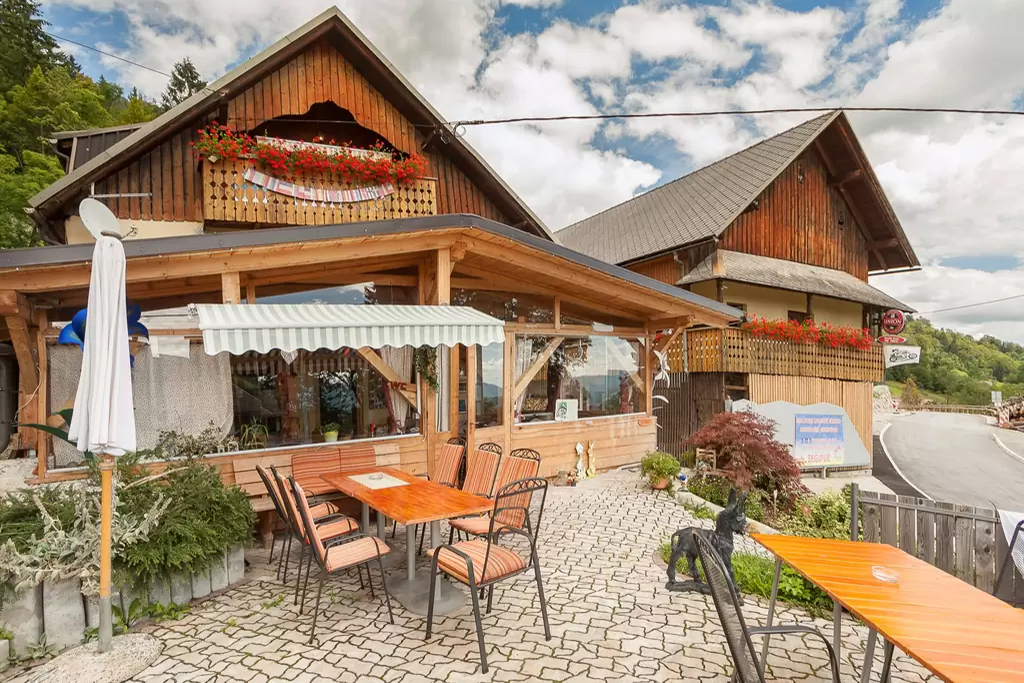
#> input picture src/assets/images/1-1.jpg, 1024 x 683 px; its folder holds only this picture in this run
$ python prepare-images.py
#> lines starting #> are read from the running program, lines starting #| are printed output that depends on the picture
"""Create local responsive WebP copies without changing original reference photos.
Run from the Izba root with .venv/bin/python; requires Pillow.
"""
import json
from pathlib import Path
from PIL import Image, ImageOps

ROOT = Path(__file__).resolve().parents[1]
DEST = ROOT / 'public/images/optimized'
DEST.mkdir(exist_ok=True)
manifest = {}
for source in sorted((ROOT / 'public/images').glob('*.jpg')):
    image = ImageOps.exif_transpose(Image.open(source)).convert('RGB')
#> image is the input picture: PIL image 1024x683 RGB; mean R, G, B 163.2, 143.4, 122
    width, height = image.size
#> width = 1024; height = 683
    variants = []
    for size in sorted({min(width, target) for target in (480, 960, 1600)}):
        resized = image.resize((size, round(height * size / width)), Image.Resampling.LANCZOS)
        name = f'{source.stem}-{size}.webp'
        resized.save(DEST / name, 'WEBP', quality=80)
        variants.append({'src': '/images/optimized/' + name, 'width': size})
#> this loop made 3 passes
#> pass 1, `resized = image.resize((size, round(height * size / width)), Image.Res..`:
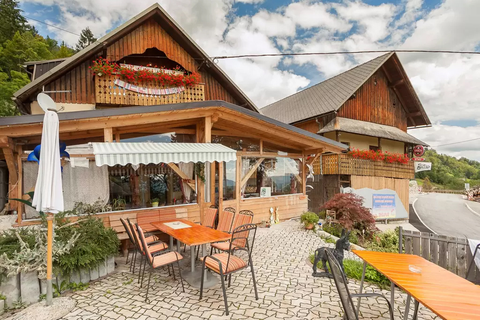
#> resized: PIL image 480x320 RGB; mean R, G, B 163.2, 143.4, 122
#> after the loop, variants = 3 items
    manifest[source.name] = {'width': width, 'height': height, 'variants': variants}
(ROOT / 'src/data/images.json').write_text(json.dumps(manifest, indent=2) + '\n')
print(f'Prepared {len(manifest)} local photos. Originals unchanged.')
#| Prepared 1 local photos. Originals unchanged.

$ run again, on src/assets/images/DSC1385-HDR.jpg
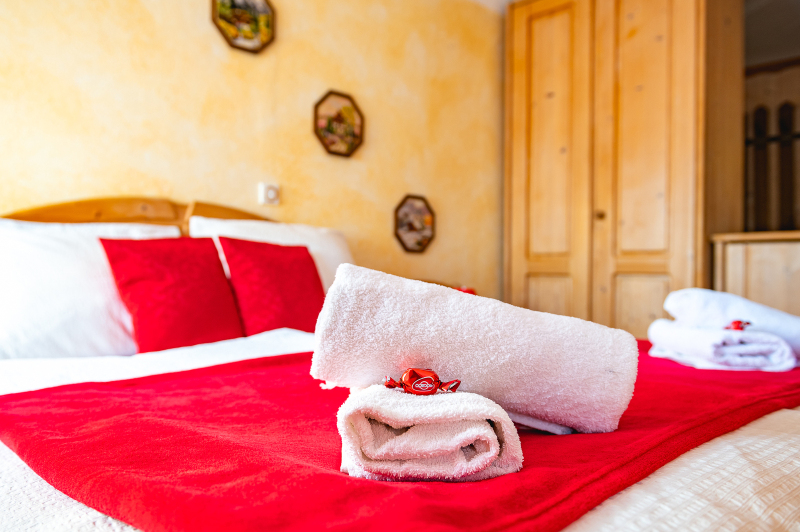
#> input picture src/assets/images/DSC1385-HDR.jpg, 1600 x 1064 px (shown at 1/2 size)
#> image is the input picture: PIL image 1600x1064 RGB; mean R, G, B 221.1, 139.9, 120.3
#> the loop `for size in sorted({min(width, target) for target in (480, 960, 1600)}):` made 3 passes
#> pass 1, `resized = image.resize((size, round(height * size / width)), Image.Res..`:
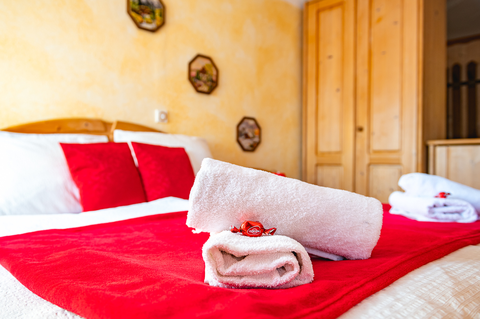
#> resized: PIL image 480x319 RGB; mean R, G, B 221.1, 140, 120.3
#> after the loop `for size in sorted({min(width, target) for target in (480, 960, 1600)}):`: variants = 3 items
#| Prepared 1 local photos. Originals unchanged.

$ run again, on src/assets/images/DSC1445-HDR.jpg
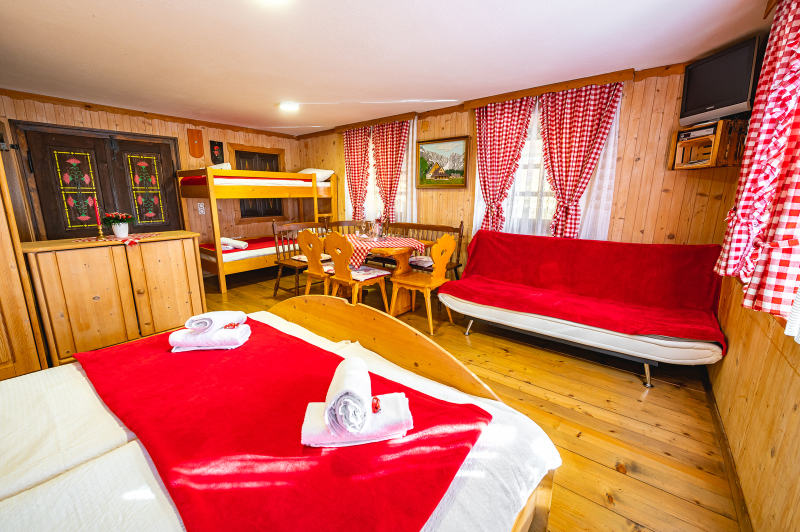
#> input picture src/assets/images/DSC1445-HDR.jpg, 1600 x 1064 px (shown at 1/2 size)
#> image is the input picture: PIL image 1600x1064 RGB; mean R, G, B 199.6, 122.1, 95.3
#> the loop `for size in sorted({min(width, target) for target in (480, 960, 1600)}):` made 3 passes
#> pass 1, `resized = image.resize((size, round(height * size / width)), Image.Res..`:
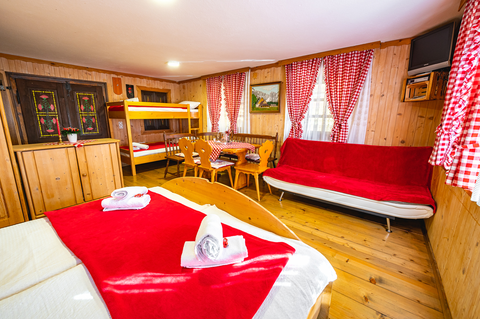
#> resized: PIL image 480x319 RGB; mean R, G, B 199.5, 122.2, 95.4
#> pass 2, `resized = image.resize((size, round(height * size / width)), Image.Res..`:
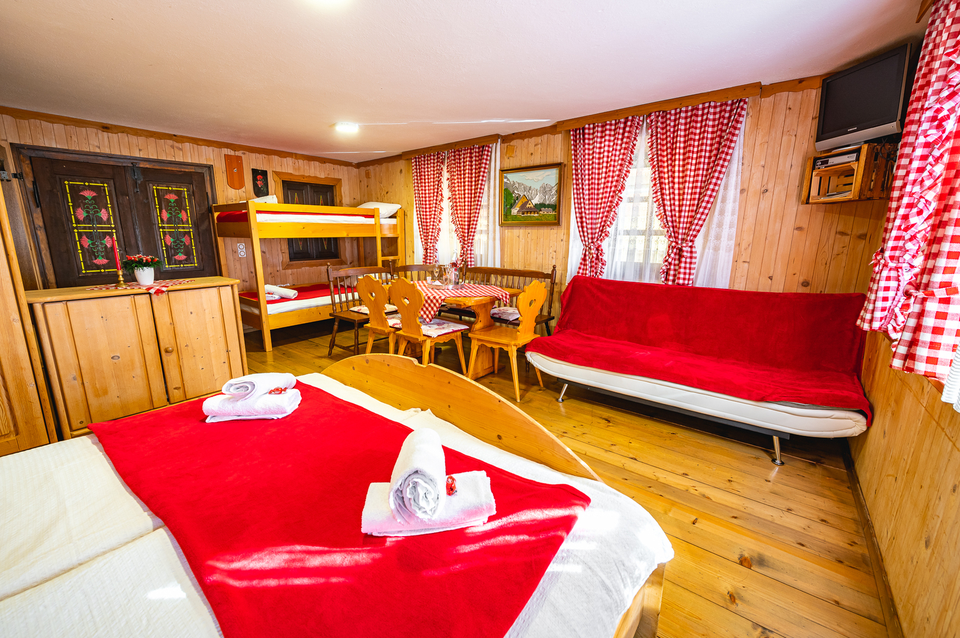
#> resized: PIL image 960x638 RGB; mean R, G, B 199.6, 122.2, 95.3
#> after the loop `for size in sorted({min(width, target) for target in (480, 960, 1600)}):`: variants = 3 items
#| Prepared 1 local photos. Originals unchanged.

$ run again, on src/assets/images/DSC1455-HDR.jpg
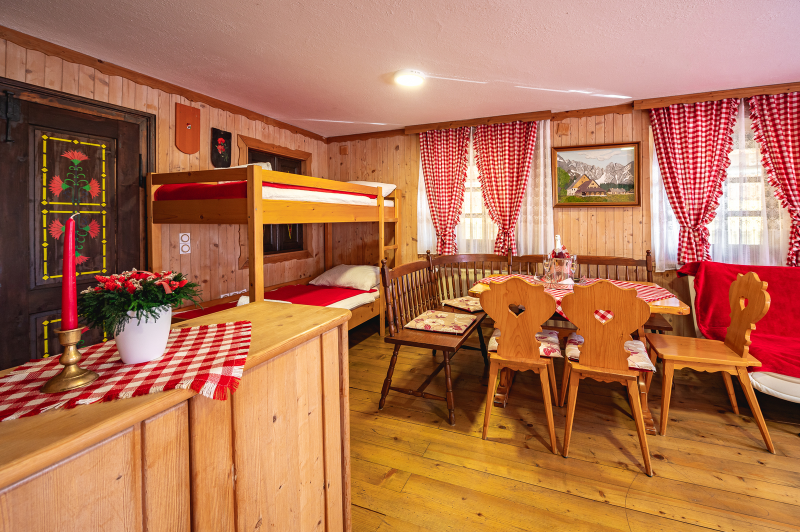
#> input picture src/assets/images/DSC1455-HDR.jpg, 1600 x 1064 px (shown at 1/2 size)
#> image is the input picture: PIL image 1600x1064 RGB; mean R, G, B 176.5, 114.5, 82.5
#> the loop `for size in sorted({min(width, target) for target in (480, 960, 1600)}):` made 3 passes
#> pass 1, `resized = image.resize((size, round(height * size / width)), Image.Res..`:
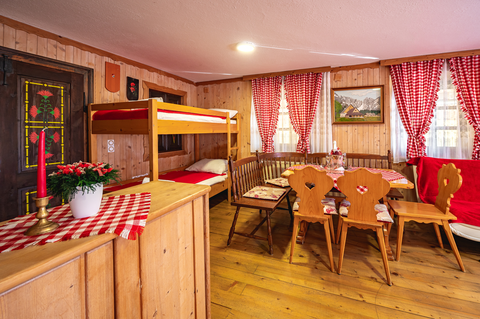
#> resized: PIL image 480x319 RGB; mean R, G, B 176.5, 114.6, 82.5
#> pass 2, `resized = image.resize((size, round(height * size / width)), Image.Res..`:
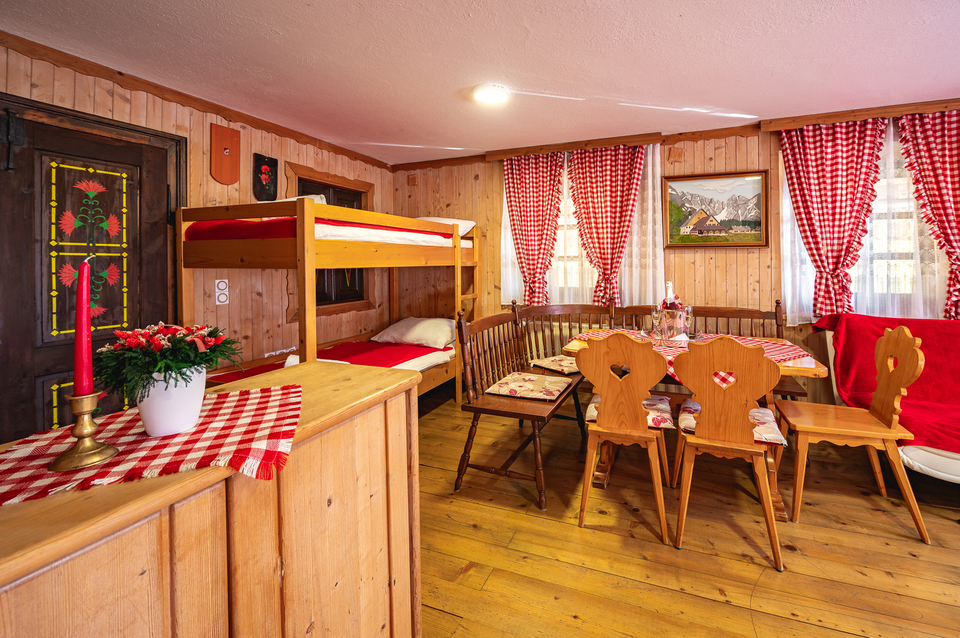
#> resized: PIL image 960x638 RGB; mean R, G, B 176.5, 114.6, 82.5
#> after the loop `for size in sorted({min(width, target) for target in (480, 960, 1600)}):`: variants = 3 items
#| Prepared 1 local photos. Originals unchanged.

$ run again, on src/assets/images/2-1.jpg
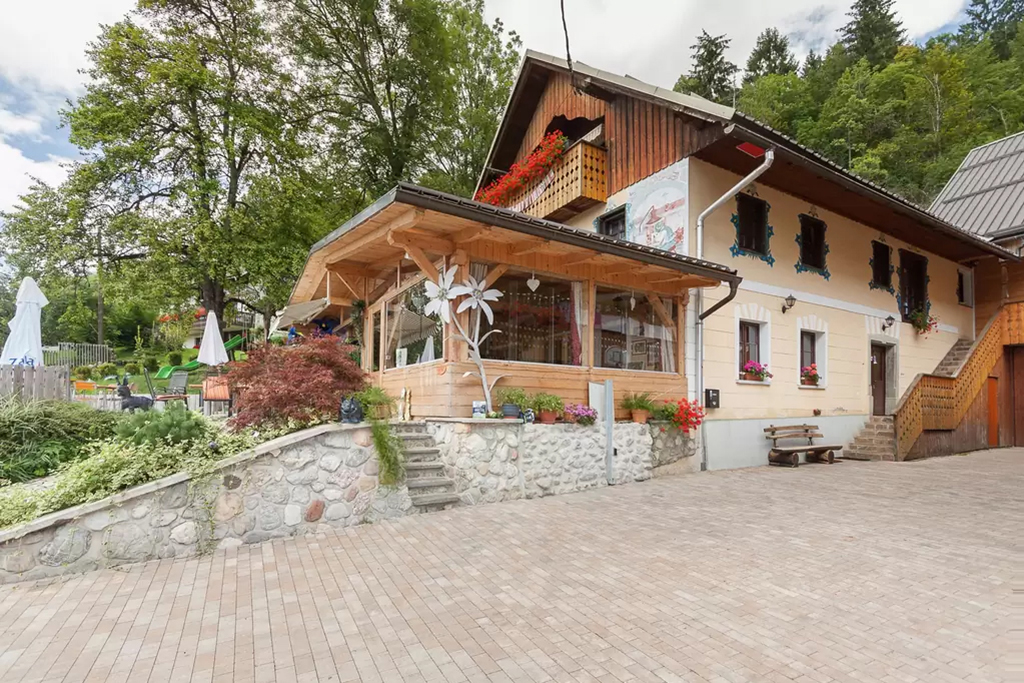
#> input picture src/assets/images/2-1.jpg, 1024 x 683 px
#> image is the input picture: PIL image 1024x683 RGB; mean R, G, B 157.7, 147, 127.2
#> the loop `for size in sorted({min(width, target) for target in (480, 960, 1600)}):` made 3 passes
#> pass 1, `resized = image.resize((size, round(height * size / width)), Image.Res..`:
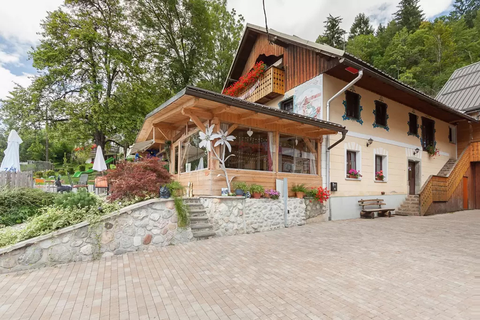
#> resized: PIL image 480x320 RGB; mean R, G, B 157.7, 147, 127.2
#> after the loop `for size in sorted({min(width, target) for target in (480, 960, 1600)}):`: variants = 3 items
#| Prepared 1 local photos. Originals unchanged.
